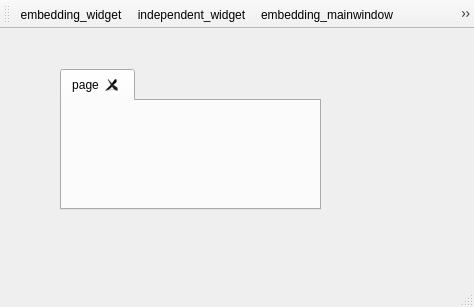
<?xml version="1.0" encoding="UTF-8"?>
<ui version="4.0">
 <class>MainWindow</class>
 <widget class="QMainWindow" name="MainWindow">
  <property name="geometry">
   <rect>
    <x>0</x>
    <y>0</y>
    <width>474</width>
    <height>307</height>
   </rect>
  </property>
  <property name="windowTitle">
   <string>MainWindow</string>
  </property>
  <widget class="QWidget" name="centralWidget">
   <widget class="QTabWidget" name="tabWidget">
    <property name="geometry">
     <rect>
      <x>60</x>
      <y>40</y>
      <width>261</width>
      <height>141</height>
     </rect>
    </property>
    <property name="currentIndex">
     <number>0</number>
    </property>
    <property name="tabsClosable">
     <bool>true</bool>
    </property>
    <widget class="QWidget" name="tab">
     <attribute name="title">
      <string>page</string>
     </attribute>
    </widget>
   </widget>
  </widget>
  <widget class="QMenuBar" name="menuBar">
   <property name="geometry">
    <rect>
     <x>0</x>
     <y>0</y>
     <width>474</width>
     <height>17</height>
    </rect>
   </property>
  </widget>
  <widget class="QToolBar" name="mainToolBar">
   <property name="toolButtonStyle">
    <enum>Qt::ToolButtonTextUnderIcon</enum>
   </property>
   <attribute name="toolBarArea">
    <enum>TopToolBarArea</enum>
   </attribute>
   <attribute name="toolBarBreak">
    <bool>false</bool>
   </attribute>
   <addaction name="actionembedding_widget"/>
   <addaction name="actionindependent_widget"/>
   <addaction name="actionembedding_mainwindow"/>
   <addaction name="actionindependent_mainwindow"/>
   <addaction name="separator"/>
   <addaction name="actionexit"/>
  </widget>
  <widget class="QStatusBar" name="statusBar"/>
  <action name="actionembedding_widget">
   <property name="icon">
    <iconset resource="res.qrc">
     <normaloff>:/icons/101.bmp</normaloff>:/icons/101.bmp</iconset>
   </property>
   <property name="text">
    <string>embedding_widget</string>
   </property>
  </action>
  <action name="actionindependent_widget">
   <property name="icon">
    <iconset resource="res.qrc">
     <normaloff>:/icons/408.bmp</normaloff>:/icons/408.bmp</iconset>
   </property>
   <property name="text">
    <string>independent_widget</string>
   </property>
  </action>
  <action name="actionembedding_mainwindow">
   <property name="icon">
    <iconset resource="res.qrc">
     <normaloff>:/icons/32.ico</normaloff>:/icons/32.ico</iconset>
   </property>
   <property name="text">
    <string>embedding_mainwindow</string>
   </property>
  </action>
  <action name="actionindependent_mainwindow">
   <property name="icon">
    <iconset resource="res.qrc">
     <normaloff>:/icons/31.ico</normaloff>:/icons/31.ico</iconset>
   </property>
   <property name="text">
    <string>independent_mainwindow</string>
   </property>
  </action>
  <action name="actionexit">
   <property name="icon">
    <iconset resource="res.qrc">
     <normaloff>:/icons/exit.bmp</normaloff>:/icons/exit.bmp</iconset>
   </property>
   <property name="text">
    <string>exit</string>
   </property>
  </action>
 </widget>
 <layoutdefault spacing="6" margin="11"/>
 <resources>
  <include location="res.qrc"/>
 </resources>
 <connections>
  <connection>
   <sender>actionexit</sender>
   <signal>triggered()</signal>
   <receiver>MainWindow</receiver>
   <slot>close()</slot>
   <hints>
    <hint type="sourcelabel">
     <x>-1</x>
     <y>-1</y>
    </hint>
    <hint type="destinationlabel">
     <x>236</x>
     <y>153</y>
    </hint>
   </hints>
  </connection>
 </connections>
</ui>
